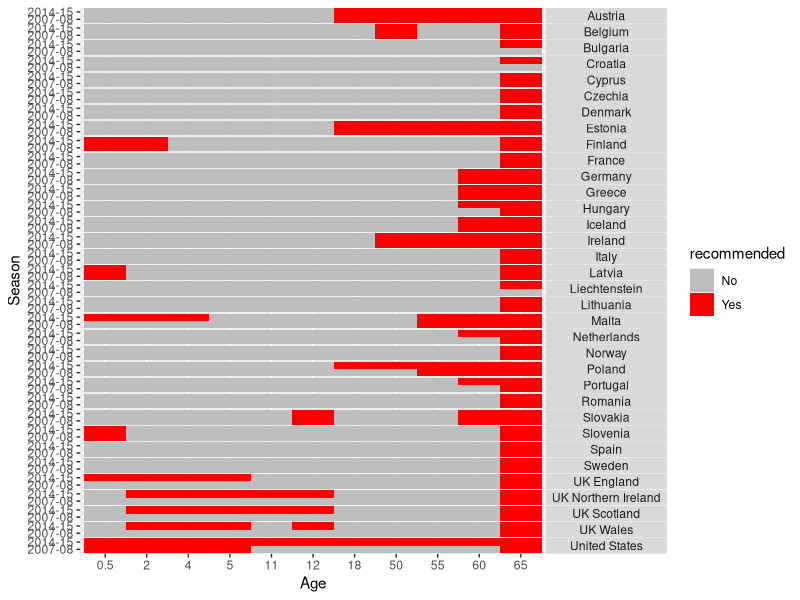

R code for this plot: (Note: this script raises an error after producing the figure.)
library(tidyverse)
library(forcats)
library(cowplot)

recs =read_csv('../data/flu_recommend.csv') %>%
  gather(key = 'age', value = 'recommended',-Country, -season) %>%
  mutate(age = factor(age, levels = c("0.5", "2"  , "4"  , "5"  , "11"  ,"12"  ,"18"  ,"50"  ,"55" , "60"  ,"65" ))) 

recs= recs%>%
  mutate(recommended = ifelse(is.na(recommended), 'No', 'Yes'))

recplot = ggplot(recs, aes(x=(age), y=season, fill=recommended)) + 
  geom_tile()+ 
  facet_grid(Country~.) +theme(strip.text.y = element_text(angle = 360)) +
  scale_fill_manual(values = c("grey", 'red')) +
  theme(panel.spacing = unit(0, "lines")) +
  ylab('Season') + xlab('Age')

save_plot('../plots/vaccine_recs.pdf', recplot, base_height=12, base_aspect_ratio = .9)
